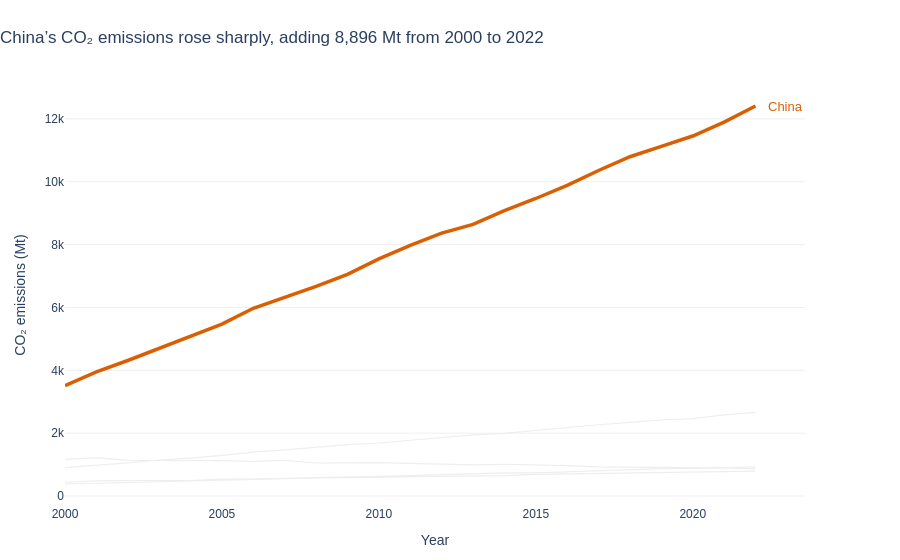

The notebook cell saved with this chart:
### Markdown cell above
---
## Task — Multi-Series Line Chart with Highlight

**What to build:** A line chart showing CO2 emissions over time for **all Asian countries** in the dataset, with one country highlighted.

**Requirements:**
- All countries shown (for context), but only **one highlighted in colour** — your choice which
- All other lines in grey (#EEEEEE), thinner
- Highlighted country **labelled directly** at the end of its line (not in a legend)
- Insight title that names the highlighted country and its story

### Code cell
# Task — Multi-series line with highlight
# Show every Asian country in light grey, with China highlighted in colour.

asia = df[df["Region"].eq("Asia")].copy()
highlight_country = "China"

fig = go.Figure()

# Context lines: every Asian country except the highlighted country.
for country, country_df in asia.groupby("Country", sort=True):
    if country == highlight_country:
        continue
    country_df = country_df.sort_values("Year")
    fig.add_trace(go.Scatter(
        x=country_df["Year"],
        y=country_df["CO2_Mt"],
        mode="lines",
        name=country,
        line=dict(color="#EEEEEE", width=1.2),
        hovertemplate=f"{country}<br>Year: %{{x}}<br>CO₂: %{{y:,.1f}} Mt<extra></extra>",
        showlegend=False
    ))

# Highlight China.
china = asia[asia["Country"].eq(highlight_country)].sort_values("Year")
if china.empty:
    raise ValueError(f"{highlight_country} is not present in the Asian-country data.")

fig.add_trace(go.Scatter(
    x=china["Year"],
    y=china["CO2_Mt"],
    mode="lines",
    name=highlight_country,
    line=dict(color="#D95F02", width=3.5),
    hovertemplate="China<br>Year: %{x}<br>CO₂: %{y:,.1f} Mt<extra></extra>",
    showlegend=False
))

# Direct label at the end of the highlighted line (no legend needed).
last = china.iloc[-1]
fig.add_annotation(
    x=last["Year"],
    y=last["CO2_Mt"],
    text="China",
    showarrow=False,
    xshift=30,
    yshift=0,
    font=dict(size=13, color="#D95F02", family="Arial")
)

fig.update_layout(
    title=dict(
        text="China’s CO₂ emissions rose sharply, adding 8,896 Mt from 2000 to 2022",
        x=0,
        xanchor="left"
    ),
    xaxis_title="Year",
    yaxis_title="CO₂ emissions (Mt)",
    template="plotly_white",
    showlegend=False,
    plot_bgcolor="white",
    paper_bgcolor="white",
    margin=dict(l=65, r=95, t=85, b=55),
    font=dict(family="Arial", size=12)
)
fig.update_xaxes(showline=False, showgrid=False, zeroline=False, dtick=5)
fig.update_yaxes(showline=False, showgrid=True, gridcolor="#F0F0F0", zeroline=False)
fig.show()

### Figure 1 — Plotly figure (JSON) as saved in the notebook; plotly's stock layout.template omitted (floating-point values rounded to 4 significant figures)
{"data": [{"hovertemplate": "India<br>Year: %{x}<br>CO₂: %{y:,.1f} Mt<extra></extra>", "line": {"color": "#EEEEEE", "width": 1.2}, "mode": "lines", "name": "India", "showlegend": false, "type": "scatter", "x": [2000, 2001, 2002, 2003, 2004, 2005, 2006, 2007, 2008, 2009, 2010, 2011, 2012, 2013, 2014, 2015, 2016, 2017, 2018, 2019, 2020, 2021, 2022], "y": [901.6, 974.6, 1056.0, 1146.0, 1205.0, 1291.0, 1396.0, 1466.0, 1542.0, 1637.0, 1687.0, 1774.0, 1865.0, 1945.0, 1994.0, 2092.0, 2177.0, 2267.0, 2345.0, 2419.0, 2466.0, 2580.0, 2661.0]}, {"hovertemplate": "Indonesia<br>Year: %{x}<br>CO₂: %{y:,.1f} Mt<extra></extra>", "line": {"color": "#EEEEEE", "width": 1.2}, "mode": "lines", "name": "Indonesia", "showlegend": false, "type": "scatter", "x": [2000, 2001, 2002, 2003, 2004, 2005, 2006, 2007, 2008, 2009, 2010, 2011, 2012, 2013, 2014, 2015, 2016, 2017, 2018, 2019, 2020, 2021, 2022], "y": [382.8, 400.4, 430.7, 453.8, 482.6, 501.9, 533.0, 551.8, 586.6, 602.5, 614.5, 647.3, 680.1, 717.7, 736.3, 738.2, 768.8, 813.7, 834.8, 872.3, 876.5, 898.5, 930.5]}, {"hovertemplate": "Japan<br>Year: %{x}<br>CO₂: %{y:,.1f} Mt<extra></extra>", "line": {"color": "#EEEEEE", "width": 1.2}, "mode": "lines", "name": "Japan", "showlegend": false, "type": "scatter", "x": [2000, 2001, 2002, 2003, 2004, 2005, 2006, 2007, 2008, 2009, 2010, 2011, 2012, 2013, 2014, 2015, 2016, 2017, 2018, 2019, 2020, 2021, 2022], "y": [1166.0, 1220.0, 1136.0, 1131.0, 1151.0, 1127.0, 1101.0, 1133.0, 1050.0, 1061.0, 1064.0, 1042.0, 1005.0, 990.9, 1010.0, 996.6, 967.4, 925.1, 916.6, 914.5, 902.8, 898.1, 865.1]}, {"hovertemplate": "South Korea<br>Year: %{x}<br>CO₂: %{y:,.1f} Mt<extra></extra>", "line": {"color": "#EEEEEE", "width": 1.2}, "mode": "lines", "name": "South Korea", "showlegend": false, "type": "scatter", "x": [2000, 2001, 2002, 2003, 2004, 2005, 2006, 2007, 2008, 2009, 2010, 2011, 2012, 2013, 2014, 2015, 2016, 2017, 2018, 2019, 2020, 2021, 2022], "y": [438.1, 481.5, 490.6, 490.8, 494.6, 537.2, 539.0, 566.1, 570.0, 585.4, 595.9, 620.6, 631.1, 649.6, 646.2, 686.5, 704.0, 706.0, 738.5, 750.8, 755.8, 777.3, 789.5]}, {"hovertemplate": "China<br>Year: %{x}<br>CO₂: %{y:,.1f} Mt<extra></extra>", "line": {"color": "#D95F02", "width": 3.5}, "mode": "lines", "name": "China", "showlegend": false, "type": "scatter", "x": [2000, 2001, 2002, 2003, 2004, 2005, 2006, 2007, 2008, 2009, 2010, 2011, 2012, 2013, 2014, 2015, 2016, 2017, 2018, 2019, 2020, 2021, 2022], "y": [3514.0, 3952.0, 4312.0, 4692.0, 5079.0, 5468.0, 5974.0, 6323.0, 6673.0, 7053.0, 7543.0, 7972.0, 8365.0, 8641.0, 9078.0, 9466.0, 9887.0, 10360.0, 10790.0, 11130.0, 11450.0, 11900.0, 12410.0]}], "layout": {"annotations": [{"font": {"color": "#D95F02", "family": "Arial", "size": 13}, "showarrow": false, "text": "China", "x": 2022, "xshift": 30, "y": 12410.0, "yshift": 0}], "font": {"family": "Arial", "size": 12}, "margin": {"b": 55, "l": 65, "r": 95, "t": 85}, "paper_bgcolor": "white", "plot_bgcolor": "white", "showlegend": false, "title": {"text": "China’s CO₂ emissions rose sharply, adding 8,896 Mt from 2000 to 2022", "x": 0, "xanchor": "left"}, "xaxis": {"dtick": 5, "showgrid": false, "showline": false, "title": {"text": "Year"}, "zeroline": false}, "yaxis": {"gridcolor": "#F0F0F0", "showgrid": true, "showline": false, "title": {"text": "CO₂ emissions (Mt)"}, "zeroline": false}}}
